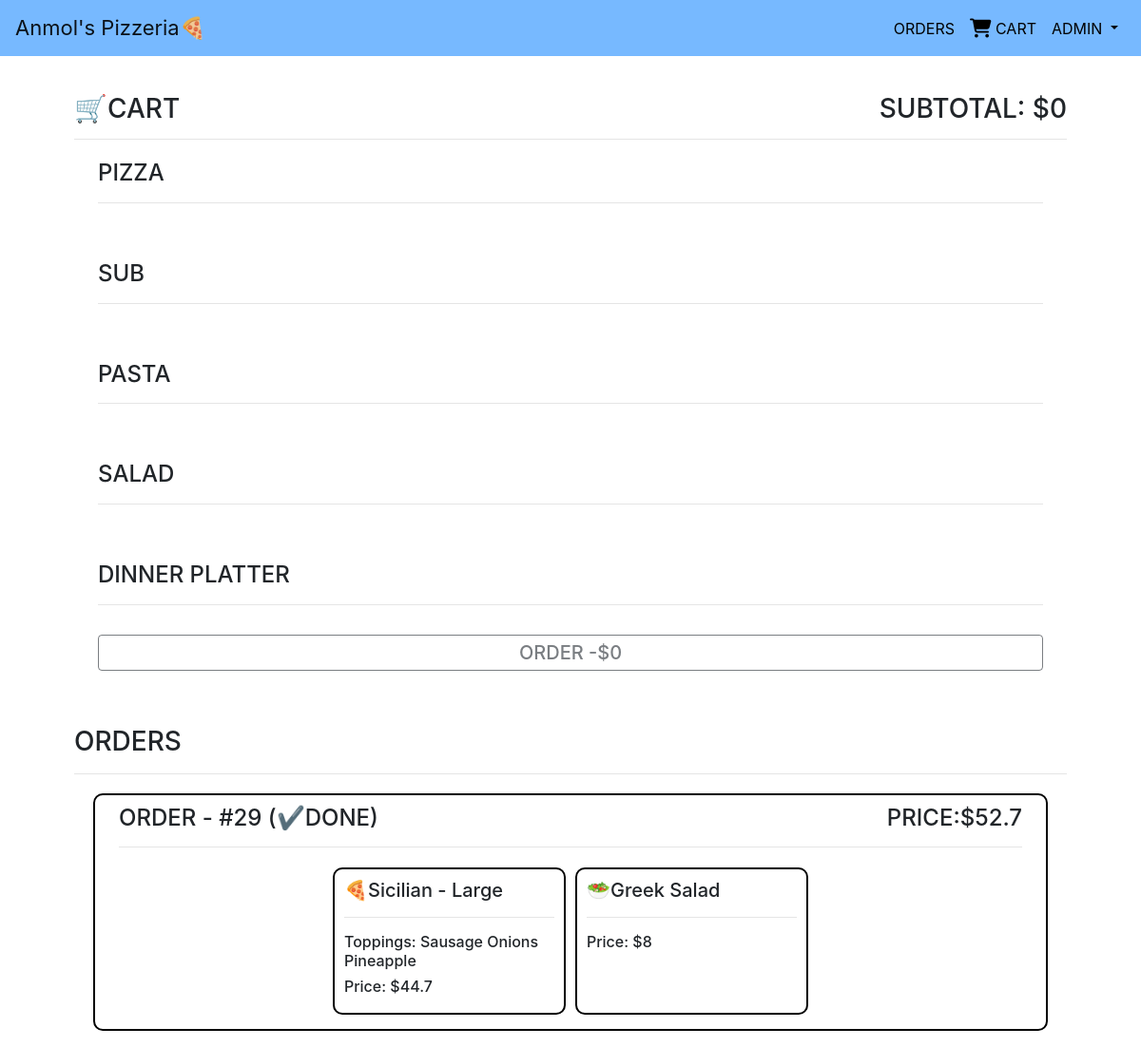
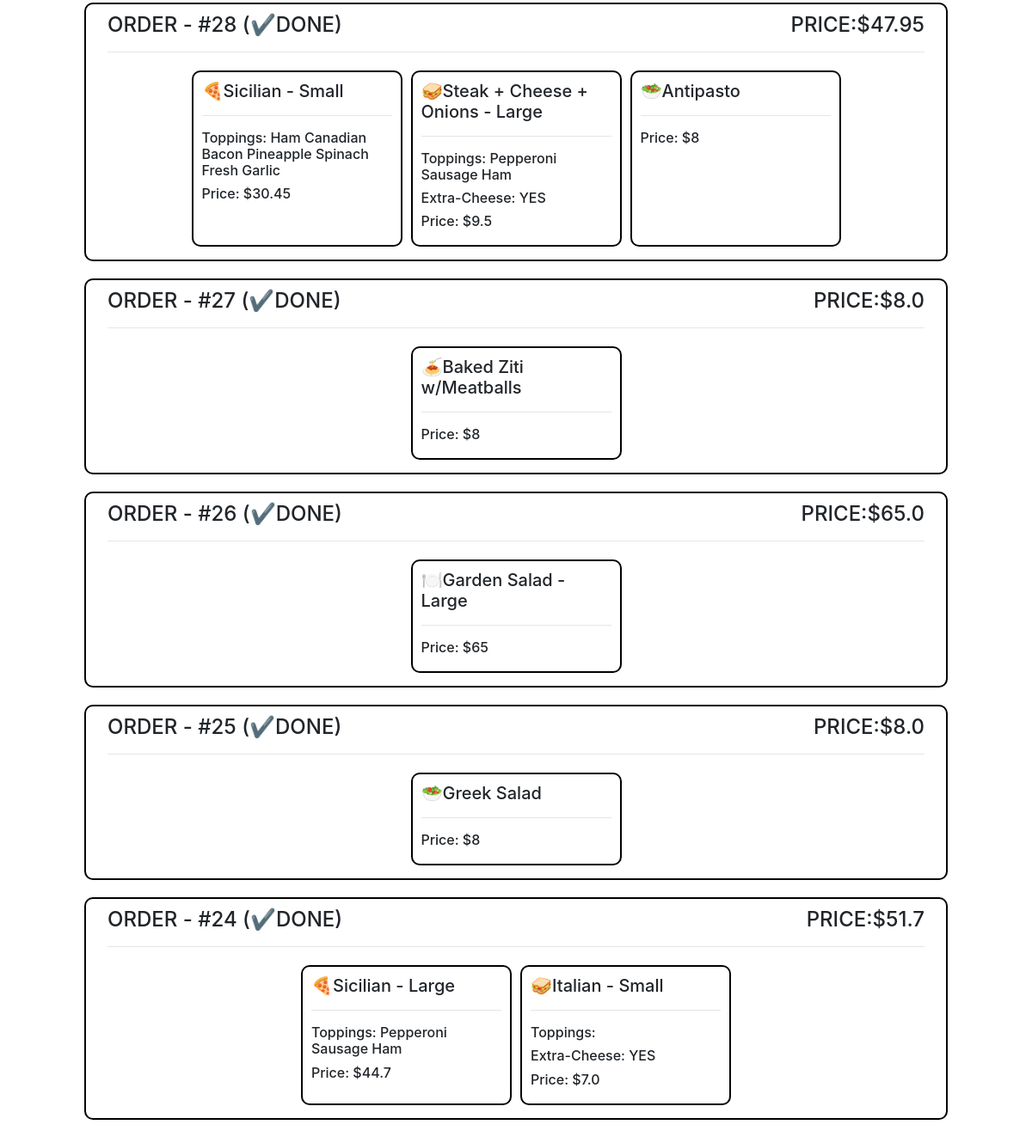
The app's page /cart/ (signed in) with its own data (2 pictures, top to bottom).
### orders/models.py (models this page shows, shortened)
class order(models.Model):
    user = models.ForeignKey(User,on_delete=models.CASCADE)
    Pizza = models.ManyToManyField(Pizza_Order,blank=True)
    Subs = models.ManyToManyField(Subs_Order,blank=True)
    Pasta = models.ManyToManyField(Pasta_Order,blank=True)
    Salad = models.ManyToManyField(Salad_Order,blank=True)
    Platter = models.ManyToManyField(Platter_Order,blank=True)
    Price = models.FloatField(default=0)
    status = models.BooleanField(default=False)

class Pizza_Order(models.Model):
    user = models.ForeignKey(User,on_delete=models.CASCADE)
    Pizza = models.ForeignKey(Pizza,on_delete=models.CASCADE)
    Toppings = models.ManyToManyField(Topping, blank = True)
    Price = models.FloatField(default=0)
    ordered = models.BooleanField(default=0)

class Pizza(models.Model):
    type_choice = [
        ("Regular","Regular"),
        ("Sicilian","Sicilian")
    ]
    pizza_type = models.CharField(max_length=10,choices=type_choice,default="Regular")
    size_choice = [
        ("Large","Large"),
        ("Small","Small")
    ]
    size = models.CharField(max_length=5,choices=size_choice,default="Small")
    no_of_toppings = models.IntegerField(default=0)
    special = models.BooleanField(default=False)
    price = models.FloatField(default=0)

class Topping(models.Model):
    name = models.CharField(max_length=50)
    def __str__(self):
        return f"{self.name}"

class Salad_Order(models.Model):
    user = models.ForeignKey(User,on_delete=models.CASCADE)
    Salad = models.ForeignKey(Salad, on_delete=models.CASCADE)
    Price = models.IntegerField(default=0)
    ordered = models.BooleanField(default=0)

class Salad(models.Model):
    name = models.CharField(max_length=50)
    price = models.FloatField(default=0)

class Subs_Order(models.Model):
    user = models.ForeignKey(User,on_delete=models.CASCADE)
    Subs = models.ForeignKey(Subs,on_delete=models.CASCADE)
    extra_cheese = models.BooleanField(default=False)
    Toppings = models.ManyToManyField(Topping, blank = True)
    Price = models.FloatField(default=0)
    ordered = models.BooleanField(default=0)

class Subs(models.Model):
    name = models.CharField(max_length=50)
    size_choice = [
        ("Large","Large"),
        ("Small","Small")
    ]
    size = models.CharField(max_length=5,choices=size_choice,default="Small")
    price = models.FloatField(default=0)
    class Meta:
        verbose_name_plural = 'Subs'

class Pasta_Order(models.Model):
    user = models.ForeignKey(User,on_delete=models.CASCADE)
    Pasta = models.ForeignKey(Pasta, on_delete=models.CASCADE)
    Price = models.IntegerField(default=0)
    ordered = models.BooleanField(default=0)

class Pasta(models.Model):
    name = models.CharField(max_length=50)
    price = models.FloatField(default=0)

class Platter_Order(models.Model):
    user = models.ForeignKey(User,on_delete=models.CASCADE)
    Platter = models.ForeignKey(Dinner_Platter,on_delete=models.CASCADE)
    Price = models.IntegerField(default=0)
    ordered = models.BooleanField(default=0)

class Dinner_Platter(models.Model):
    name = models.CharField(max_length=50)
    size_choice = [
        ("Large","Large"),
        ("Small","Small")
    ]
    size = models.CharField(max_length=5,choices=size_choice,default="Small")
    price = models.FloatField(default=0)

### orders/views.py (the view)
# urls.py: path("cart/",views.cart, name="cart"),
@login_required
def cart(request):
    if request.method == "GET":
        all_price = []
        all_price.append(Pizza_Order.objects.filter(user = request.user, ordered = False).aggregate(Sum('Price'))['Price__sum'])
        all_price.append(Subs_Order.objects.filter(user = request.user, ordered = False).aggregate(Sum('Price'))['Price__sum'])
        all_price.append(Pasta_Order.objects.filter(user = request.user, ordered = False).aggregate(Sum('Price'))['Price__sum'])
        all_price.append(Salad_Order.objects.filter(user = request.user, ordered = False).aggregate(Sum('Price'))['Price__sum'])
        all_price.append(Platter_Order.objects.filter(user = request.user, ordered = False).aggregate(Sum('Price'))['Price__sum'])
        price = 0
        for p in all_price:
            if p:
                price = price + p
        context = {
            "pizza_order":Pizza_Order.objects.filter(user = request.user),
            "sub_order":Subs_Order.objects.filter(user = request.user),
            "pasta_order":Pasta_Order.objects.filter(user = request.user),
            "salad_order":Salad_Order.objects.filter(user = request.user),
            "platter_order":Platter_Order.objects.filter(user = request.user),
            "orders":order.objects.filter(user = request.user),
            "subtotal":price,
        }
        return render(request,"order/cart.html",context)

### orders/templates/order/cart.html (shortened to what this page needs)
{% extends "layout/layout.html" %}
{% load static %}
{% block content %}
<h3><span style="float: left;">🛒CART</span> <span id="subtotal" style="float: right;">SUBTOTAL: ${{subtotal}}</span></h3>
<br>
<hr>
<div class="row justify-content-center">
    <div class="col-12">
        <h4>PIZZA</h4>
        <hr>
    </div>
</div>
<br>
<div class="row justify-content-center">
    <div class="col-12">
        <h4>SUB</h4>
        <hr>
    </div>
</div>
<br>
<div class="row justify-content-center">
    <div class="col-12">
        <h4>PASTA</h4>
        <hr>
    </div>
</div>
<br>
<div class="row justify-content-center">
    <div class="col-12">
        <h4>SALAD</h4>
        <hr>
    </div>
</div>
<br>
<div class="row justify-content-center">
    <div class="col-12">
        <h4>DINNER PLATTER</h4>
        <hr>
    </div>
</div>
<div class="row">
    <div class="col-12">
        <form id="total" action="{% url 'order' %}" method="post">
            <button type="submit" class="btn btn-outline-dark form-control" {% if subtotal == 0 %}disabled{% endif %}> <h5>ORDER -${{subtotal}}</h5> </button>
        </form>
    </div>
</div>
<br>
<br>
<h3>ORDERS</h3>
<hr>
{% for order in orders reversed %}
<div class="row box justify-content-center" style="padding:10px; margin:20px;">
    <div class="col-12" >
        <h4 >ORDER - #{{order.id}} ({% if order.status is True %}✔️DONE{% else %}⏲️PENDING{% endif %}) <span style="float: right;">PRICE:${{order.Price}}</span></h4>
        <hr>
    </div>
    {% for PizzaOrder in order.Pizza.all %}
    <div class="col-3 box">
        <h5>🍕{{PizzaOrder.Pizza.pizza_type}} - {{PizzaOrder.Pizza.size}}</h5>
        <hr>
        <h6>
            Toppings:
            {% for a in PizzaOrder.Toppings.all %}
            {{a}}
            {% endfor %}
        </h6>
        <h6>Price: ${{PizzaOrder.Price}}</h6>
    </div>
    {% endfor %}
    {% for SubOrder in order.Subs.all %}
    <div class="col-3 box">
        <h5>🥪{{SubOrder.Subs.name}} - {{SubOrder.Subs.size}}</h5>
        <hr>
        <h6>
            Toppings:
            {% for a in SubOrder.Toppings.all %}
            {{a}}
            {% endfor %}
        </h6>
        <h6>Extra-Cheese: {% if SubOrder.extra_cheese is False %}NO{% elif SubOrder.extra_cheese is True %}YES{% endif%}</h6>
        <h6>Price: ${{SubOrder.Price}}</h6>
    </div>
    {% endfor %}
    {% for PastaOrder in order.Pasta.all %}
    <div class="col-3 box">
        <h5>🍝{{PastaOrder.Pasta.name}}</h5>
        <hr>
        <h6>Price: ${{PastaOrder.Price}}</h6>
    </div>
    {% endfor %}
    {% for SaladOrder in order.Salad.all %}
    <div class="col-3 box">
        <h5>🥗{{SaladOrder.Salad.name}}</h5>
        <hr>
        <h6>Price: ${{SaladOrder.Price}}</h6>
    </div>
    {% endfor %}
    {% for PlatterOrder in order.Platter.all %}
    <div class="col-3 box">
        <h5>🍽️{{PlatterOrder.Platter.name}} - {{PlatterOrder.Platter.size}}</h5>
        <hr>
        <h6>Price: ${{PlatterOrder.Price}}</h6>
    </div>
    {% endfor %}
</div>
{% endfor %}
{% endblock %}

### orders/templates/layout/layout.html (shortened to what this page needs)
<!DOCTYPE html>
<html lang="en">
<head>
    {% load static %}
    <link rel="stylesheet" href="https://stackpath.bootstrapcdn.com/bootstrap/4.5.0/css/bootstrap.min.css"
>
</head>
<body>
    <div style=" padding-bottom:50px;">
        <nav class="navbar fixed-top navbar-light navbar-expand-lg" style="background-color: #77b9ff;">
          <a class="navbar-brand" href="/"><span style="font-size: 22px;">Anmol's Pizzeria🍕</span></a>
          <div class="collapse navbar-collapse">
            <ul class="navbar-nav ml-auto">
              {% if user.is_authenticated %}
              {% if user.is_staff %}
              <li class="nav-item"><a class="nav-link" href="{% url 'order_complete' %}">ORDERS</i></a></li>
              {% endif %}
              <li class="nav-item"><a class="nav-link" href="{% url 'cart' %}"><i class="fas fa-shopping-cart fa-lg" style="color:black"></i>  CART</a></li>
              <li class="nav-item dropdown">
                <a class="nav-link dropdown-toggle" href="#" id="navbarDropdownMenuLink" data-toggle="dropdown" aria-haspopup="true" aria-expanded="false">
                  {{user.username}}
                </a>
              </li>
              {% else %}
              <li class="nav-item"><a class="nav-link" href="{% url 'register' %}">Register</a></li>
              <li class="nav-item"><a class="nav-link" href="{% url 'login' %}">Login</a></li>
              {% endif %}
            </ul>
          </div>
        </nav>
      </div>
    <main>
        <div class="container p-5">
            {% block content %}
            {% endblock %}
        </div>
    </main>
</body>
</html>

### orders/templates/layout/layout.html (style rules this page uses)
.nav-link { color: black !important; font-size: 16px; }

### orders/templates/order/cart.html (style rules this page uses)
.box { border: 2px black solid; margin: 5px; padding: 10px; border-radius: 10px; }
.row { padding: 5px; margin: 5px; }

### records on screen
order: id "29", status "✔️DONE", Price "52.7"
Pizza_Order: Pizza.pizza_type "Sicilian", Pizza.size "Large", Price "44.7"
Topping: name "Sausage"
Topping: name "Onions"
Topping: name "Pineapple"
Salad_Order: Salad.name "Greek Salad", Price "8"
order: id "28", status "✔️DONE", Price "47.95"
Pizza_Order: Pizza.pizza_type "Sicilian", Pizza.size "Small", Price "30.45"
Topping: name "Ham"
Topping: name "Canadian Bacon"
Topping: name "Spinach"
Topping: name "Fresh Garlic"
Subs_Order: Subs.name "Steak + Cheese + Onions", Subs.size "Large", extra_cheese "YES", Price "9.5"
Topping: name "Pepperoni"
Salad_Order: Salad.name "Antipasto", Price "8"
order: id "27", status "✔️DONE", Price "8.0"
Pasta_Order: Pasta.name "Baked Ziti w/Meatballs", Price "8"
order: id "26", status "✔️DONE", Price "65.0"
Platter_Order: Platter.name "Garden Salad", Platter.size "Large", Price "65"
order: id "25", status "✔️DONE", Price "8.0"
Salad_Order: Salad.name "Greek Salad", Price "8"
order: id "24", status "✔️DONE", Price "51.7"
Pizza_Order: Pizza.pizza_type "Sicilian", Pizza.size "Large", Price "44.7"
Subs_Order: Subs.name "Italian", Subs.size "Small", extra_cheese "YES", Price "7.0"

### other values on screen
{{ user.username }} "ADMIN"
{{ subtotal }} "0"
